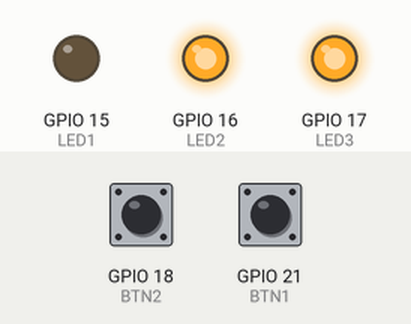
Recording of a program running on a simulated ESP32-S3. Parts: output pins drawn as LEDs (lit = HIGH). Dashed ring = blinking. Inputs (shaded band) come from the test bench; at power-on: GPIO 18 (BTN2) LOW, GPIO 21 (BTN1) LOW. What the program prints to the serial monitor is not drawn.

Above: at 1.2 s.
1.3 s: GPIO 18 (BTN2) pulled HIGH for 0.15 s
At 1.6 s:
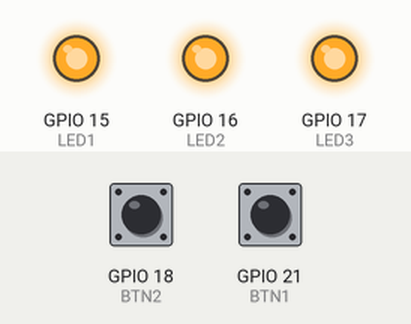
2.9 s: GPIO 18 (BTN2) pulled HIGH for 1 s
At 4.7 s:
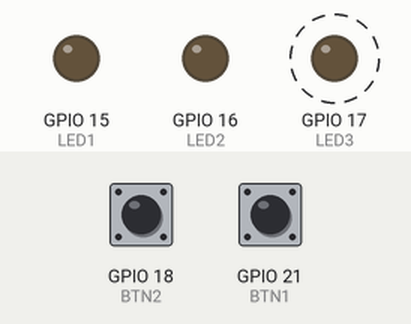
5.9 s: GPIO 21 (BTN1) pulled HIGH for 0.15 s
At 6.7 s:
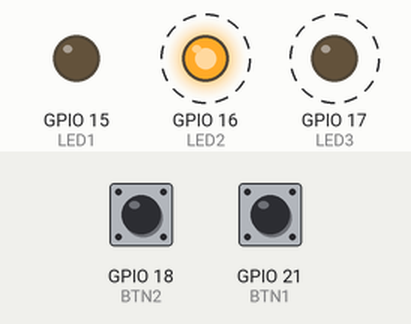
9.0 s: GPIO 18 (BTN2) pulled HIGH for 0.15 s
At 9.9 s:
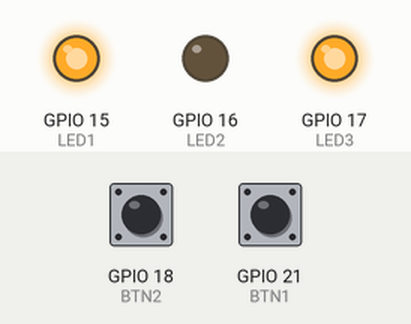
10.6 s: GPIO 18 (BTN2) pulled HIGH for 3.2 s
At 10.89 s:
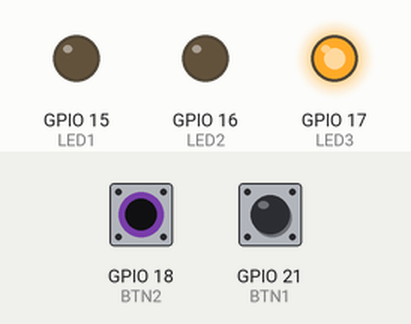
Timing chart, 0 to 16.3 s (numbered marks = the images above; inputs shaded):
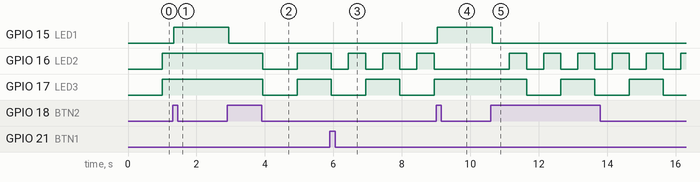

The program:

main.cpp
```cpp
#include <Arduino.h>

// Фінальний проєкт «Мультизадачний пристрій»: LED живуть у своїх ритмах, кнопки керують ними
// миттєво — у жодному місці програма не стоїть і не чекає (лише millis(), без delay і while).
#define LED1 15  // червоний — індикатор паузи
#define LED2 16  // жовтий — швидкість від BTN1
#define LED3 17  // зелений — завжди 1000 мс
#define BTN1 21  // швидкість LED2: 3V3 → кнопка → GPIO21, INPUT_PULLDOWN
#define BTN2 18  // пауза:          3V3 → кнопка → GPIO18, INPUT_PULLDOWN

const uint32_t LED3_INTERVAL = 1000;
const uint32_t SPEEDS[] = {1000, 500, 200};  // період LED2 по колу
const uint32_t DEBOUNCE = 40;                 // мс стабільного рівня = справжнє натискання

// швидкість і пауза — у змінних стану, а не в затримках
uint8_t speed = 0;  // індекс у SPEEDS
bool paused = false;
uint32_t last2 = 0, last3 = 0;
bool s2 = false, s3 = false;

// кнопка: прийнятий рівень + останній «сирий» рівень і момент, коли він змінився
struct Button { uint8_t pin; bool stable, raw; uint32_t changedAt; };
Button btn1 = {BTN1, LOW, LOW, 0};
Button btn2 = {BTN2, LOW, LOW, 0};

// true рівно один раз на натискання: рівень змінився й протримався DEBOUNCE мс (неблокуючий дебаунс)
bool pressed(Button& b, uint32_t now) {
  bool level = digitalRead(b.pin);
  if (level != b.raw) { b.raw = level; b.changedAt = now; }  // брязкіт — відлік заново
  if (now - b.changedAt >= DEBOUNCE && b.raw != b.stable) {
    b.stable = b.raw;
    return b.stable == HIGH;  // фронт натискання; відпускання й утримання подій не дають
  }
  return false;
}

uint32_t loops = 0, lastReport = 0;

void setup() {
  Serial.begin(115200);
  pinMode(LED1, OUTPUT); pinMode(LED2, OUTPUT); pinMode(LED3, OUTPUT);
  pinMode(BTN1, INPUT_PULLDOWN); pinMode(BTN2, INPUT_PULLDOWN);
  // стартовий рівень — «прийнятий»: GPIO21 після старту ~50 мс тримає HIGH, і без цього
  // дебаунс зарахував би його як натискання
  btn1.stable = btn1.raw = digitalRead(BTN1);
  btn2.stable = btn2.raw = digitalRead(BTN2);
  Serial.println("Мультизадачний пристрій: BTN1 — швидкість LED2, BTN2 — пауза");
}

void loop() {
  uint32_t now = millis();  // один «знімок часу» на весь прохід
  loops++;

  // кнопки опитуємо щопроходу, навіть у паузі — інакше дебаунс «загубить» фронт
  bool b1 = pressed(btn1, now);
  bool b2 = pressed(btn2, now);

  if (b2) {
    paused = !paused;
    digitalWrite(LED1, paused);
    if (!paused) { last2 = now; last3 = now; }  // після паузи — повний інтервал, а не миттєве перемикання
    Serial.println(paused ? "ПАУЗА вкл" : "ПАУЗА викл");
  }
  if (b1 && !paused) {  // у паузі BTN1 нічого не змінює
    speed = (speed + 1) % 3;
    Serial.printf("BTN1 -> LED2 = %lu мс\n", (unsigned long)SPEEDS[speed]);
  }

  if (!paused) {  // у паузі LED2 і LED3 завмирають у поточному стані
    if (now - last2 >= SPEEDS[speed]) { last2 = now; s2 = !s2; digitalWrite(LED2, s2); }
    if (now - last3 >= LED3_INTERVAL) { last3 = now; s3 = !s3; digitalWrite(LED3, s3); }
  }

  if (now - lastReport >= 1000) {
    lastReport = now;
    Serial.printf("Loops/s: %lu\n", (unsigned long)loops);
    loops = 0;
  }
}
```

Measured:
- after the input at 1.3 s, GPIO 15 (LED1): LOW → HIGH at once; GPIO 16 (LED2), GPIO 17 (LED3): stays HIGH (without the input it goes to LOW after 0.70 s)
- after the input at 2.9 s, GPIO 15 (LED1): HIGH → LOW at once; GPIO 16 (LED2), GPIO 17 (LED3): HIGH → LOW after 1.0 s, → HIGH 1.0 s later
- after the input at 5.9 s, GPIO 16 (LED2): alternates HIGH for 0.50 s and LOW for 0.50 s, starting after 0.54 s
- after the input at 9.0 s, GPIO 15 (LED1): LOW → HIGH at once; GPIO 16 (LED2): stays LOW (without the input it goes to HIGH after 0.44 s); GPIO 17 (LED3): stays HIGH (without the input it goes to LOW after 0.94 s)
- after the input at 10.6 s, GPIO 15 (LED1): HIGH → LOW at once; GPIO 16 (LED2): alternates HIGH for 0.50 s and LOW for 0.50 s, starting after 0.54 s; GPIO 17 (LED3): alternates HIGH for 1.0 s and LOW for 1.0 s, starting after 1.0 s
